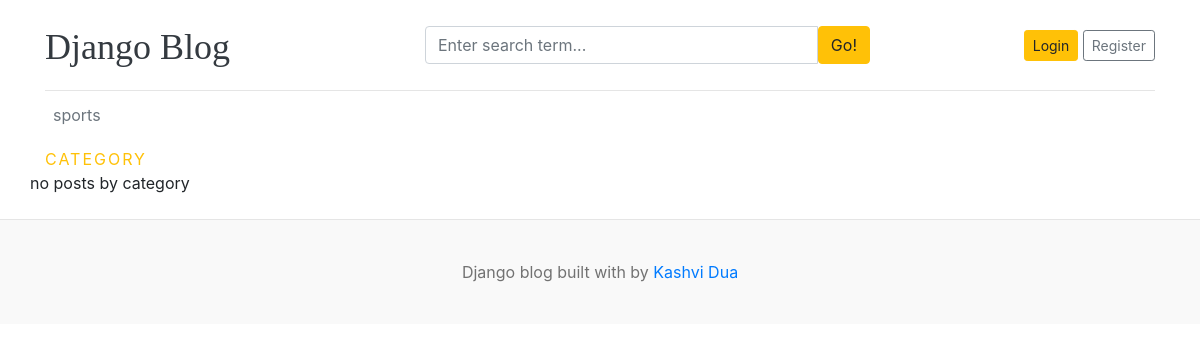
Page /2/ on the earlier database version.
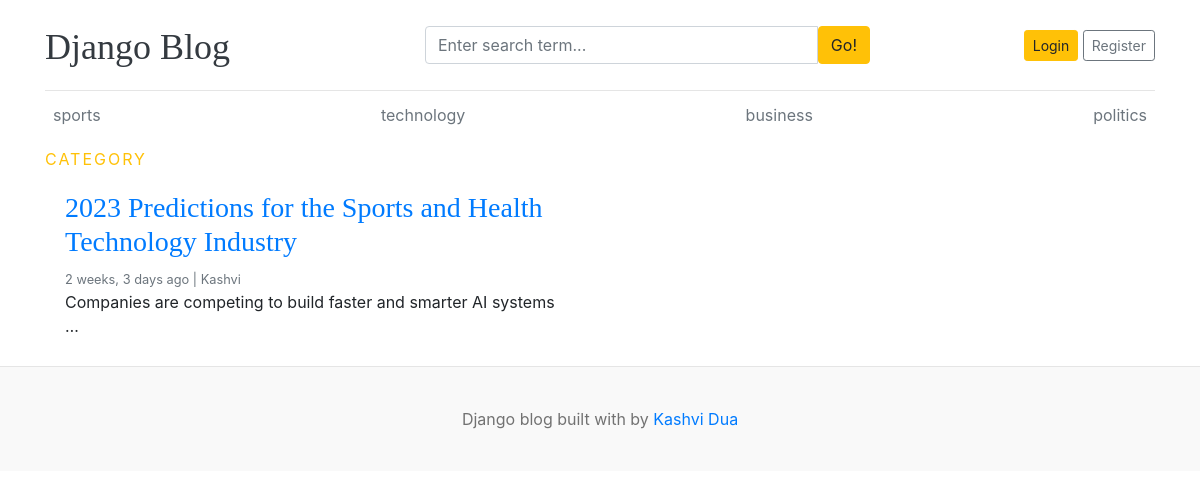
Same page on the later database version.
### blogs/models.py (models this page shows, shortened)
class category(models.Model):
    category_name= models.CharField(max_length=50,unique=True)
    created_at= models.DateTimeField(auto_now_add=True)
    updated_at=models.DateTimeField(auto_now=True)

class Blog(models.Model):
    title=models.CharField(max_length=100)
    slug=models.SlugField(max_length=150,unique=True)
    Category=models.ForeignKey(category,on_delete=models.CASCADE)
    author=models.ForeignKey(User,on_delete=models.CASCADE)
    featured_image = models.ImageField(
        upload_to='uploads/%Y/%m/%d',
        blank=True,
        null=True
    )
    short_description = models.TextField(max_length=500)
    blog_body = models.TextField(max_length=2000)
    status = models.IntegerField(
        choices=STATUS_CHOICES,
        default=0
    )
    is_featured = models.BooleanField(default=False)
    created_at = models.DateTimeField(auto_now_add=True)
    updated_at = models.DateTimeField(auto_now=True)

### blogs/views.py (the view)
# urls.py: path('<int:category_id>/',views.postsbycategory,name='postsbycategory'),
def postsbycategory(request,category_id):
     posts=Blog.objects.filter(is_featured=True,Category_id=category_id)
     context={
          'posts':posts,
     }
     return render(request, 'postsbycategory.html', context)

### blogs/context_preprocessor.py (called while the page is built)
def get_category(request):
    categories= category.objects.all()
    return dict(categories=categories)

### templates/postsbycategory.html (shortened to what this page needs)
{% extends 'base.html' %}
{% block content %}
 <div class="text-uppercase text-warning" style="letter-spacing: 2px;">Category</div>
  <div class="row mb-2">
    {% if posts %}
    {% for post in posts %}
    <div class="col-md-6">
      <div class="card border-0" >
        <div class="card-body">
          <h3><a href="{% url 'blogs' post.slug %}">{{post.title}}</a></h3>
          <small class="mb-1 text-muted">{{post.created_at | timesince}} ago | {{post.author}}</small>
          <p class="card-text">{{post.short_description | truncatewords:10}}</p>
        </div>
      </div>
    </div>
    {%endfor%}
    {% else %}
    <p>no posts by category</p>
    {% endif %}
  </div>
      </div>
{% endblock %}

### templates/base.html (shortened to what this page needs)
{% load static %}
<!DOCTYPE html>
<html lang="en">
<head>
    <link href="https://getbootstrap.com/docs/4.0/dist/css/bootstrap.min.css" rel="stylesheet">
    <link href="{%static 'css/blog.css' %}" rel="stylesheet">
    <link
  rel="stylesheet"
  href="https://cdnjs.cloudflare.com/ajax/libs/font-awesome/5.15.4/css/all.min.css"
/>
  </head>
<body>
    <div class="container">
      <header class="blog-header py-3">
        <div class="row flex-nowrap justify-content-between align-items-center">
          <div class="col-4 pt-1">
            <a class="blog-header-logo text-dark" href="/">Django Blog</a>
          </div>
          <div class="col-5">
    <form action="{% url 'search' %}" method="get">
        <div class="input-group">
            <input
                class="form-control"
                type="text"
                name="keyword"
                value="{{ keyword }}"
                placeholder="Enter search term..."
                aria-label="Enter search term..."
            />
            <button class="btn btn-warning" type="submit" id="button-search">
                Go!
            </button>
        </div>
    </form>
</div>
          <div class="col-3 d-flex justify-content-end align-items-center">
            {% if not user.is_authenticated %}
            <a class="btn btn-sm btn-warning" href="{% url 'login' %}">Login</a> &nbsp;
            <a class="btn btn-sm btn-outline-secondary" href="register">Register</a>
            {% else %}
            <span><a href="{% url 'dashboard' %}">Dashboard</a></span>
            &emsp;
            <span><a href="{% url 'logout' %}">Logout</a></span>
            {% endif %}
          </div>
        </div>
      </header>
      <div class="nav-scroller py-1 mb-2">
        <nav class="nav d-flex justify-content-between">
          {% for cat in categories %}
          <a class="p-2 text-muted" href="{% url 'postsbycategory' cat.id %}">{{ cat.category_name}}</a>
          {% endfor %}
        </nav>
      </div>
{% block content %}
{% endblock %}
<footer class="blog-footer">
  <p>Django blog built with   by <a href="#">Kashvi Dua</a></p>
</footer>
</body>
</html>

Differences in the rows shown:
added category: category_name "technology"
added category: category_name "business"
added category: category_name "politics"
added Blog: title "2023 Predictions for the Sports and Health Technology Industry", created_at "2 weeks, 3 days", author "Kashvi", short_description "Companies are competing to build faster and smarter AI systems …"
Other differences:
text no longer shown: "no posts by category"
